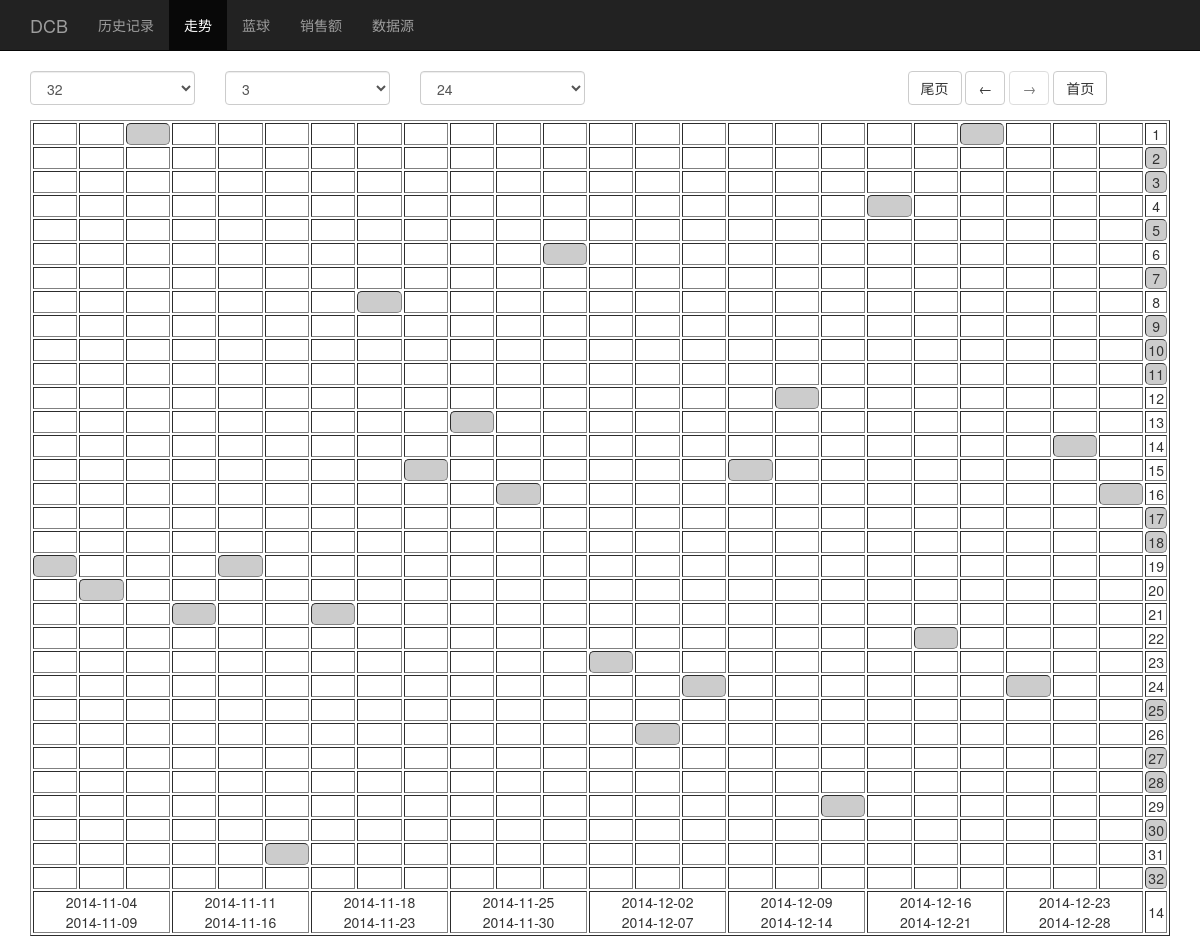
The page /index.php?controller=view&view=trend on the database its author committed.
### tables this page shows
CREATE TABLE IF NOT EXISTS `dcb_history` (
  `id` int(11) NOT NULL AUTO_INCREMENT,
  `time` varchar(10) NOT NULL,
  `code` int(11) NOT NULL,
  `dcb` varchar(30) NOT NULL,
  `sales` int(11) NOT NULL,
  `first` int(11) NOT NULL,
  `second` int(11) NOT NULL,
  `place` int(11) NOT NULL,
  PRIMARY KEY (`id`)
);

### common.php (called while the page is built, shortened)
<?php
class DB{
	public static function Get_one($sql){
		global $conn;
		$result=mysqli_query($conn,$sql);
		$arr=mysqli_fetch_array($result,MYSQLI_NUM);
		return $arr[0];
	}
}
	?>

### view/trend.php (the view, shortened to what this page needs)
<?php
$all=17721088;
if(isset($_GET['split'])){
	$split=$_GET['split'];
}else{
	$split=32;
}
$part=$all/$split;
if(isset($_GET['colspan'])){
	$colspan=$_GET['colspan'];
}else{
	$colspan=3;
}
if(isset($_GET['codenum'])){
	if($_GET['codenum']%$colspan==0){
		$codenum=$_GET['codenum'];
	}else{
		$codenum=$colspan*8;
	}
}else{
	$codenum=$colspan*8;
}
$dcb_num=DB::Get_one('select count(*) from dcb_history');
$soonest=$dcb_num-$codenum;
if(isset($_GET['start'])){
	$start=$_GET['start'];
}else{
	$start=0;
}
$dcb_list=array();
$dcb_history=mysqli_query($conn,'select * from dcb_history order by id desc limit '.$start.','.$codenum);
while($dcb_arr=mysqli_fetch_assoc($dcb_history)){
	$dcb_list[]=$dcb_arr;
}
$dcb_list=array_reverse($dcb_list);
?>
<?php require(FILE_ROOT.'/view/header.php'); ?>
<div class="row">
  <form>
    <div class="col-md-2">
      <select class="form-control" id="split" onchange="url_change('replace','index.php','split',this.value)">
      <?php
	  for($i=1;$i<=256;$i*=2){
		  ?>
          <option value="<?php echo $i; ?>" <?php if($i==$split){ ?> selected="selected" <?php } ?>><?php echo $i; ?></option>
          <?php
	  }
	  ?>
      </select>
    </div>
    <div class="col-md-2">
      <select class="form-control" id="colspan" onchange="url_change('replace','index.php','colspan',this.value)">
      <?php
	  for($i=1;$i<=10;$i++){
		  ?>
          <option value="<?php echo $i; ?>" <?php if($i==$colspan){ ?> selected="selected" <?php } ?>><?php echo $i; ?></option>
          <?php
	  }
	  ?>
      </select>
    </div>
    <div class="col-md-2">
      <select class="form-control" id="codenum"  onchange="url_change('replace','index.php','codenum',this.value)">
      <?php
	  for($i=1;$i<=10;$i++){
		  ?>
          <option value="<?php echo $i*$colspan; ?>" <?php if($i*$colspan==$codenum){ ?> selected="selected" <?php } ?>><?php echo $i*$colspan; ?></option>
          <?php
	  }
	  ?>
      </select>
    </div>
    <div class="col-md-3">
    </div>
    <div class="col-md-3">
      <div class="form-group">
        <button class="btn btn-default" onclick="url_change('replace','index.php','start','<?php echo $soonest; ?>');return false">尾页</button>
        <button class="btn btn-default" onclick="url_change('replace','index.php','start','<?php echo $start+1 ;?>');return false" <?php if($start==$soonest){echo 'disabled';} ?>>&larr;</button>
        <button class="btn btn-default" onclick="url_change('replace','index.php','start','<?php echo $start-1; ?>');return false" <?php if($start==0){echo 'disabled';} ?>>&rarr;</button>
        <button class="btn btn-default" onclick="url_change('replace','index.php','start',0);return false">首页</button>
      </div>
    </div>
  </form>
</div>
<div class="row">
  <div class="col-md-12">
    <table border="1" class="table-hover" id="trend">
      <?php
      $none=0;
      $k=1;
      for($i=0;$i<$all;$i+=$part){
          $j=$i+$part;
          ?>
          <tr>
            <?php
            $has=0;
            for($x=0;$x<$codenum;$x++){
                if($dcb_list[$x]['place']>$i&&$dcb_list[$x]['place']<=$j){
                    $has++;
                ?>
                    <td class="place" onclick="pop_div(500,420,'DCB-<?php echo $dcb_list[$x]['id']; ?>','dcb','id=<?php echo $dcb_list[$x]['id']; ?>');" id="dcb_<?php echo $dcb_list[$x]['id']; ?>">&nbsp;</td>
                <?php
                }else{
                ?>
                    <td>&nbsp;</td>
                <?php
                }
            }
            ?>
            <td width="2%" class="<?php if($has==0){ $none++;echo 'place';  }else{ echo 'pointer';  } ?>" onclick="pop_div(600,300,'分段-<?php echo $k; ?>','part','part=<?php echo $i.'-'.$j; ?>')">
			  <?php echo $k; ?>
            </td>
          </tr>
          <?php
          $k++;
      }
      ?>
      <tr>
        <?php
        for($x=0;$x<$codenum;$x+=$colspan){
        ?>
            <td colspan="<?php echo $colspan; ?>" class="pointer" onclick="pop_div(200,300,'分期','colspan','id=<?php echo $dcb_list[$x]['id']; ?>&colspan=<?php echo $colspan; ?>')">
              <?php echo $dcb_list[$x]['time']; ?><br />
              <?php echo $dcb_list[$x+$colspan-1]['time']; ?>
            </td>
        <?php
        }
        ?>
        <td><?php echo $none; ?></td>
      </tr>
    </table>
  </div>
</div>
<?php require(FILE_ROOT.'/view/footer.php'); ?>

### index.php (shortened to what this page needs)
<?php
require_once(FILE_ROOT.'/common.php');
if(isset($_GET['controller'])){
	if($_GET['controller']=='view'){
		$view=$_GET['view'];
		include(FILE_ROOT.'/view/'.$view.'.php');
	}else{
		include(FILE_ROOT.'/model/'.$_GET['model'].'.php');
		$model=new $_GET['model']($_REQUEST);
		$model->$_GET['function']();
	}
}else{
	$view='default';
	include(FILE_ROOT.'/view/'.$view.'.php');
}
?>

### view/header.php (shortened to what this page needs)
<!DOCTYPE html PUBLIC "-//W3C//DTD XHTML 1.0 Transitional//EN" "http://www.w3.org/TR/xhtml1/DTD/xhtml1-transitional.dtd">
<html xmlns="http://www.w3.org/1999/xhtml">
<head>
<link type="text/css" rel="stylesheet" href="<?php echo LINK_ROOT; ?>/css/jquery-ui.min.css" />
<link type="text/css" rel="stylesheet" href="<?php echo LINK_ROOT; ?>/css/bootstrap.min.css" />
<link type="text/css" rel="stylesheet" href="<?php echo LINK_ROOT; ?>/css/pop_loading.css" />
</head>
<body>
<nav class="navbar navbar-inverse navbar-static-top" role="navigation">
  <div class="container">
    <div class="navbar-header">
      <a class="navbar-brand" href="<?php echo LINK_ROOT; ?>">DCB</a>
    </div>
    <div id="navbar" class="collapse navbar-collapse">
      <ul class="nav navbar-nav">
        <li <?php if($view=='default'){ ?>class="active"<?php } ?>><a href="<?php echo LINK_ROOT; ?>">历史记录</a></li>
        <li <?php if($view=='trend'){ ?>class="active"<?php } ?>><a href="<?php echo LINK_ROOT; ?>/index.php?controller=view&view=trend">走势</a></li>
        <li <?php if($view=='blue'){ ?>class="active"<?php } ?>><a href="<?php echo LINK_ROOT; ?>/index.php?controller=view&view=blue">蓝球</a></li>
        <li <?php if($view=='sales'){ ?>class="active"<?php } ?>><a href="<?php echo LINK_ROOT; ?>/index.php?controller=view&view=sales">销售额</a></li>
        <li><a href="http://kaijiang.zhcw.com/zhcw/html/ssq/list_1.html" target="_blank">数据源</a></li>
      </ul>
    </div>
  </div>
</nav>
<div class="container">

### view/footer.php (shortened to what this page needs)
</div>
</body>
</html>

### view/trend.php (style rules this page uses)
#trend { width:100%; border-collapse:separate; border-spacing:2px; }
#trend td { text-align:center; }
.place { background:#ccc; border-radius:5px; cursor:pointer; }
.pointer { cursor:pointer }

### rows shown on the page
dcb_history: time "2014-11-09"
dcb_history: time "2014-12-21"
dcb_history: time "2014-12-16"
dcb_history: time "2014-11-30"
dcb_history: time "2014-11-25"
dcb_history: time "2014-11-23"
dcb_history: time "2014-12-09"
dcb_history: time "2014-12-28"
dcb_history: time "2014-11-04"
dcb_history: time "2014-11-11"
dcb_history: time "2014-11-18"
dcb_history: time "2014-12-02"
dcb_history: time "2014-12-07"
dcb_history: time "2014-12-23"
dcb_history: time "2014-12-14"
dcb_history: time "2014-11-16"

### other values the page prints
$none "14"
form field value "32"
form field value "3"
form field value "24"
